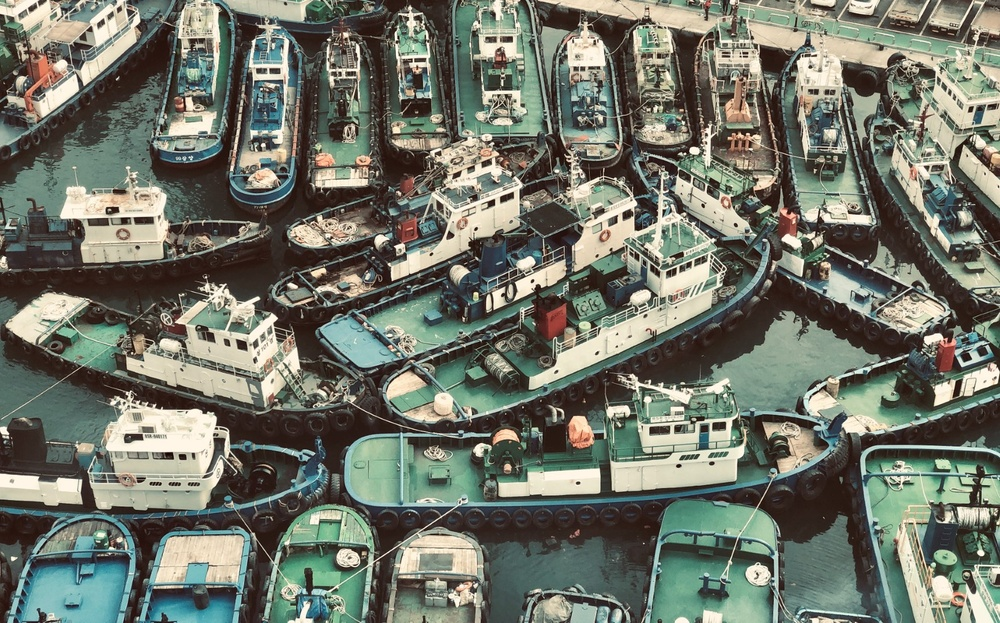
#> input picture data/image01.jpg, 1000 x 623 px, shrunk from 1733 x 1080 before the run, found by its file name
$ python 9-1.py
#> lines starting #> are read from the running program, lines starting #| are printed output that depends on the picture
import cv2

img_color = cv2.imread("./data/image01.jpg")
#> img_color is the input picture: shape (623, 1000, 3); mean B, G, R 105.3, 117.5, 113.3
cv2.imshow("color", img_color)


height, width = img_color.shape[:2]
#> height = 623; width = 1000


M = cv2.getRotationMatrix2D((width / 2.0, height / 2.0), 45, 1)

img_rotated = cv2.warpAffine(img_color, M, (width, height))
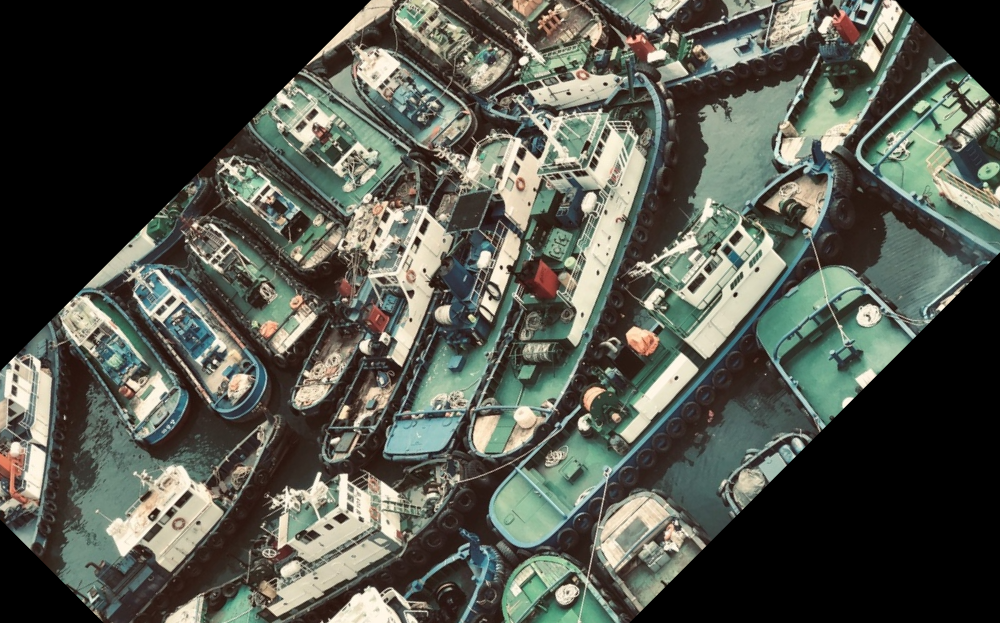
#> img_rotated: shape (623, 1000, 3); mean B, G, R 77.7, 86.9, 84.1

cv2.imshow("rotation", img_rotated)
cv2.waitKey(0)

cv2.destroyAllWindows()

$ run again, with data/image02.jpg copied over data/image01.jpg
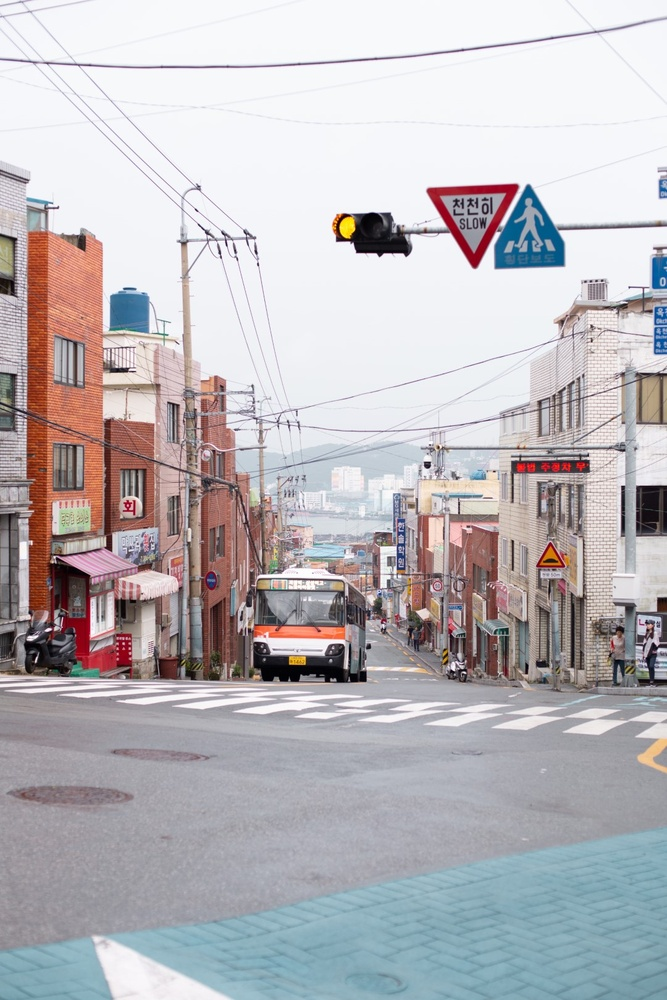
#> input picture data/image02.jpg, 667 x 1000 px, shrunk from 1080 x 1620 before the run, found by its file name
#> img_color is the input picture: shape (1000, 667, 3); mean B, G, R 186.8, 183.1, 186.5
#> `img_rotated = cv2.warpAffine(img_color, M, (width, height))`:
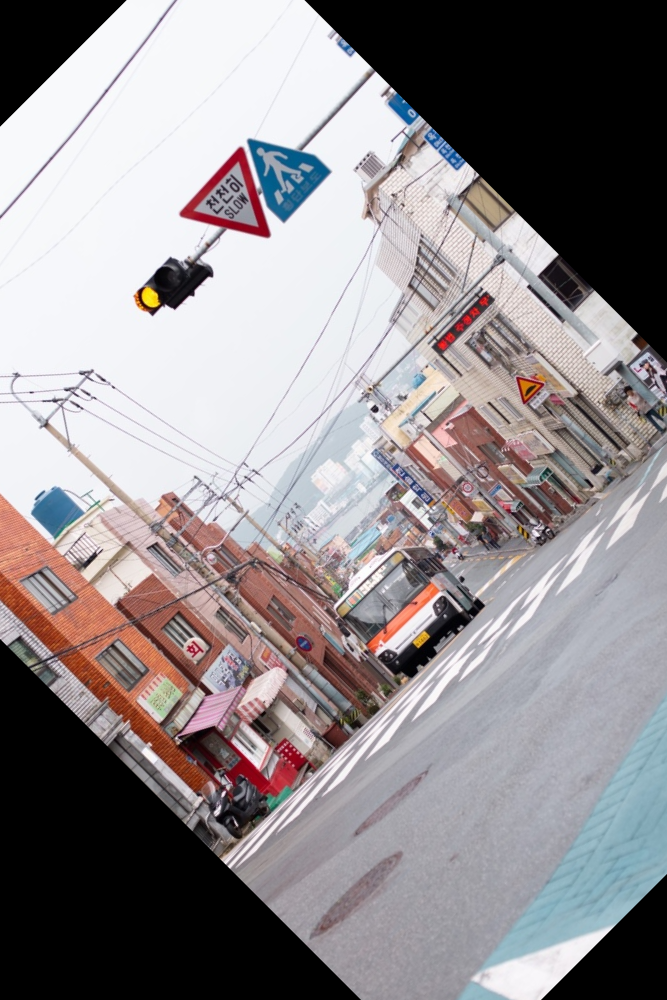
#> img_rotated: shape (1000, 667, 3); mean B, G, R 141.9, 139.5, 144.9

$ run again, with data/coins_connected.jpg copied over data/image01.jpg
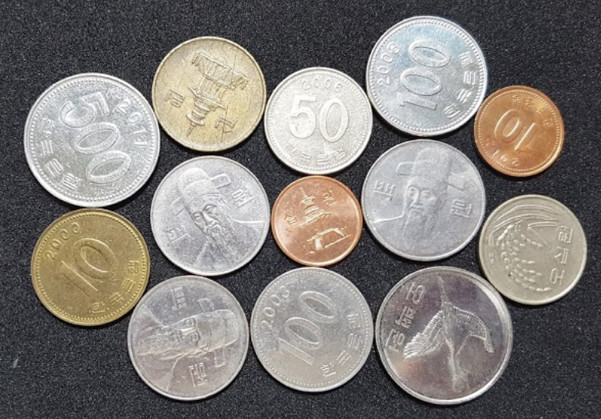
#> input picture data/coins_connected.jpg, 601 x 419 px, found by its file name
#> img_color is the input picture: shape (419, 601, 3); mean B, G, R 119.2, 122.9, 127.3
#> `img_rotated = cv2.warpAffine(img_color, M, (width, height))`:
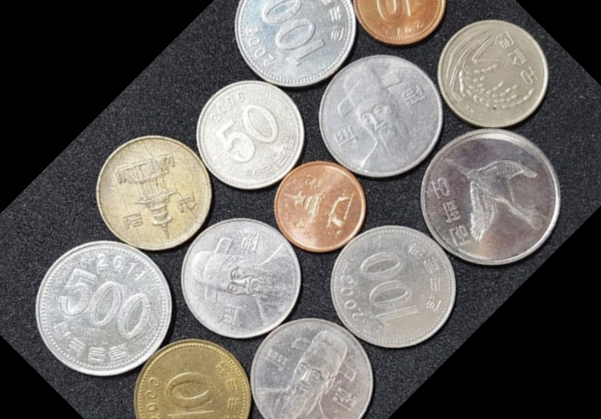
#> img_rotated: shape (419, 601, 3); mean B, G, R 103.7, 107.1, 110.8
